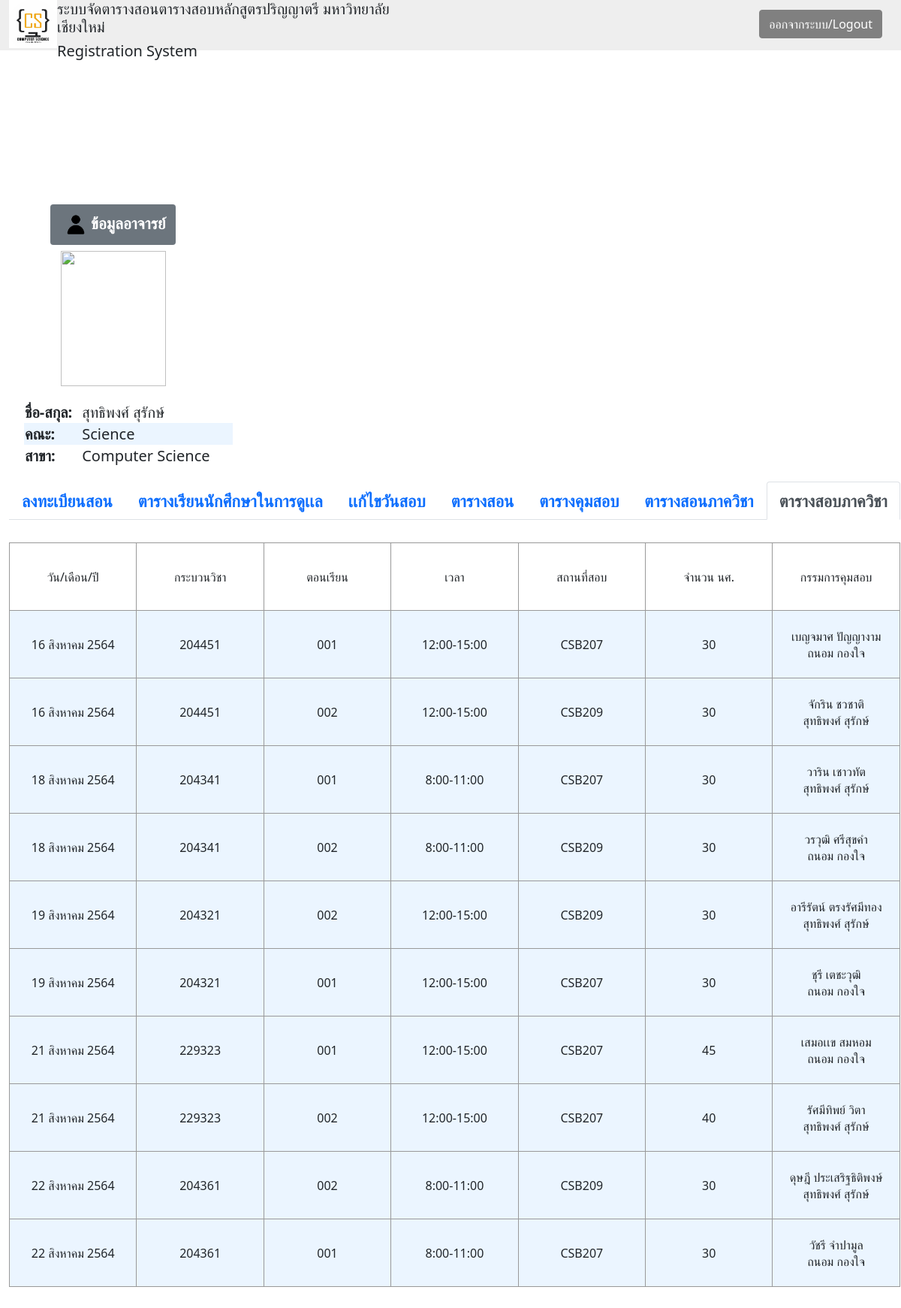
/RegWeb/DeptExamTeacher.php (signed in), run on the app's committed database.
### tables this page shows
CREATE TABLE `teacher` (
  `t_ID` varchar(10) NOT NULL,
  `t_fname` varchar(30) NOT NULL,
  `t_lname` varchar(30) NOT NULL,
  `dt_ID` varchar(3) NOT NULL,
  `t_email` varchar(30) NOT NULL,
  `type` varchar(1) NOT NULL
);

CREATE TABLE `faculty` (
  `fac_ID` varchar(2) NOT NULL,
  `fac_name` varchar(30) NOT NULL
);

CREATE TABLE `department` (
  `dept_ID` varchar(3) NOT NULL,
  `dept_name` varchar(30) NOT NULL,
  `fac_ID` varchar(2) NOT NULL
);

CREATE TABLE `schduling_exam` (
  `course_ID` varchar(6) NOT NULL,
  `ex_capacity` int(3) DEFAULT NULL,
  `ex_date` int(2) NOT NULL,
  `ex_room` varchar(8) NOT NULL,
  `t_ID1` varchar(30) NOT NULL,
  `t_ID2` varchar(30) DEFAULT NULL,
  `comp_examschdule` varchar(30) NOT NULL,
  `comp_examroom` varchar(40) NOT NULL
);

CREATE TABLE `exam_time` (
  `exam_start` varchar(5) DEFAULT NULL,
  `exam_finish` varchar(5) DEFAULT NULL,
  `comp_exam` int(2) NOT NULL,
  `ex_date` varchar(30) NOT NULL,
  `status` varchar(7) NOT NULL,
  `exam_sem` varchar(1) NOT NULL,
  `exam_year` varchar(2) NOT NULL
);

CREATE TABLE `course` (
  `course_ID` varchar(6) NOT NULL,
  `coursename` varchar(40) NOT NULL,
  `lec_credit` int(1) NOT NULL,
  `lab_credit` int(1) DEFAULT NULL,
  `db_ID` varchar(3) NOT NULL
);

CREATE TABLE `schduling_lec` (
  `course_lecID` varchar(6) NOT NULL,
  `capacity` int(3) NOT NULL,
  `date` int(3) NOT NULL,
  `section` varchar(3) NOT NULL,
  `semester` varchar(1) NOT NULL,
  `year` varchar(3) NOT NULL,
  `comp_schduling` varchar(13) NOT NULL,
  `lab_room` varchar(8) DEFAULT NULL,
  `lec_room` varchar(8) NOT NULL
);

### RegWeb/DeptExamTeacher.php (the view, shortened to what this page needs)
<?php include 'connect.php'; ?>
<?php
$username = $_SESSION['username_teacher'];
$teacher_info = "SELECT * FROM teacher,department,faculty where t_email = '$username' AND teacher.dt_ID = department.dept_ID AND department.fac_ID = faculty.fac_ID";
$rlt = mysqli_query($connect,$teacher_info)
?>
<html>
<link href="https://cdn.jsdelivr.net/npm/bootstrap@5.1.0/dist/css/bootstrap.min.css" rel="stylesheet">
<head></head>
<div class="container-fluid" style = "background-color: #eee; height:67px;">
    <div class="row">
        <div class="col-sm">
            <img src = "picture/logo.png" width = "64" height = "64" style = "float: left;">
            <div style = "margin:"><h5>ระบบจัดตารางสอนตารางสอบหลักสูตรปริญญาตรี มหาวิทยาลัยเชียงใหม่</h5>
            <h5>Registration System</h5></div>
        </div>
        <div class="col-sm" style = "text-align: right; margin: 13px">
            <a style ="background-color:grey; border-color:grey;" href="http://127.0.0.1/RegWeb/Logout1.php" class="btn btn-primary" tabindex="-1" role="button" aria-disabled="true">ออกจากระบบ/Logout</a>
        </div>
    </div>
</div>
<body>
<div class="container-fluid">
    <div class="row" style = "top: 15%; position: absolute;">
        <div class="col-md-auto" style =  " text-align: center;">
            <h3><span class="badge bg-secondary"><img src="picture/user_icon.png" width = "30" height = "30" style = "margin: 5px; ">ข้อมูลอาจารย์</span><h3>
            <img src=<?="picture/",$username,'.jpg'?> width = "140" height = "180">
             <table style = "text-align: left; margin: 20; font-size:20px;">
             <?php foreach($rlt as $data){ ?>
                <tr>
                    <td><strong>ชื่อ-สกุล: </strong></td>
                    <td><?=$data['t_fname'],' ',$data['t_lname']?></td>
                </tr>
                <tr>
                    <td><strong>คณะ: </strong></td>
                    <td><?=$data['fac_name']?></td>
                </tr>
                <tr>
                    <td><strong>สาขา: </strong></td>
                    <td><?=$data['dept_name']?></td>
                </tr>
                <?php } ?>
             </table>
        </div>
        <div class="col-md-auto" style =  "text-align: left;">
            <ul class="nav nav-tabs" style="font-size:22px; font-weight:bold;">
                <li class="nav-item">
                    <a class="nav-link" href="http://127.0.0.1/RegWeb/EnrollTeach.php">ลงทะเบียนสอน</a>
                </li>
                <li class="nav-item">
                    <a class="nav-link" href="http://127.0.0.1/RegWeb/TeacherInfo.php">ตารางเรียนนักศึกษาในการดูเเล</a>
                </li>
                <li class="nav-item">
                    <a class="nav-link" href="http://127.0.0.1/RegWeb/ModifyExamTeacher.php">เเก้ไขวันสอบ</a>
                </li>
                <li class="nav-item">
                    <a class="nav-link" href="http://127.0.0.1/RegWeb/TeacherTeachTable.php">ตารางสอน</a>
                </li>
                <li class="nav-item">
                    <a class="nav-link" href="http://127.0.0.1/RegWeb/TeacherExamTable.php">ตารางคุมสอบ</a>
                </li>
                <li class="nav-item">
                    <a class="nav-link" href="http://127.0.0.1/RegWeb/DeptTeachTeacher.php">ตารางสอนภาควิชา</a>
                </li>
                <li class="nav-item">
                    <a class="nav-link active" href="http://127.0.0.1/RegWeb/DeptExamTeacher.php">ตารางสอบภาควิชา</a>
                </li>
            </ul>
            <table class = "mix" style = "margin-top: 30; text-align: center; margin-bottom: 100;">
                <tr>
                    <td>วัน/เดือน/ปี</td>
                    <td>กระบวนวิชา</td>
                    <td>ตอนเรียน</td>
                    <td>เวลา</td>
                    <td>สถานที่สอบ</td>
                    <td>จำนวน นศ.</td>
                    <td>กรรมการคุมสอบ</td>
                </tr>
                <tr>
                    <?php
                        $d_exam = "SELECT *
                        FROM schduling_exam
                        INNER JOIN course
                        ON schduling_exam.course_ID = course.course_ID
                        INNER JOIN exam_time
                        ON schduling_exam.ex_date = exam_time.comp_exam
                        INNER JOIN teacher
                        ON course.db_ID = teacher.dt_ID
                        INNER JOIN schduling_lec
                        ON schduling_exam.comp_examschdule = schduling_lec.comp_schduling
                        WHERE teacher.t_email = '$username'
                        ORDER BY exam_time.ex_date";
                        $dept_c = mysqli_query($connect,$d_exam);
                    ?>
                    <?php foreach($dept_c as $dept_c){ ?>
                        <td><?=$dept_c['ex_date']?></td>
                        <td><?=$dept_c['course_ID']?></td>
                        <td><?=$dept_c['section']?></td>
                        <td><?=$dept_c['exam_start'],'-',$dept_c['exam_finish']?></td>
                        <td><?=$dept_c['ex_room']?></td>
                        <td><?=$dept_c['ex_capacity']?></td>
                        <td><?=$dept_c['t_ID1']?><br><?=$dept_c['t_ID2']?></td>
                    <?php } ?>
                </tr>
            </table>
        </div>
    </div>
</div>
</body>
</html>

### RegWeb/DeptExamTeacher.php (style rules this page uses)
table { border-collapse: collapse; width: 100%; }
tr:nth-child(even) { background-color: #EBF5FF; }
.mix, .mix td { border: 1px solid #999; }
.mix td { height: 90px; width: 150px; }

### data on the page
teacher: t_fname "สุทธิพงศ์", t_lname "สุรักษ์", faculty.fac_name "Science", dt_ID.dept_name "Computer Science"
schduling_exam: ex_date.ex_date "16 สิงหาคม 2564", course_ID.course_ID "204451", comp_examschdule.section "001", ex_date.exam_start "12:00", ex_date.exam_finish "15:00", ex_room "CSB207", ex_capacity "30", t_ID1 "เบญจมาศ ปัญญางาม", t_ID2 "ถนอม กองใจ"
schduling_exam: ex_date.ex_date "16 สิงหาคม 2564", course_ID.course_ID "204451", comp_examschdule.section "002", ex_date.exam_start "12:00", ex_date.exam_finish "15:00", ex_room "CSB209", ex_capacity "30", t_ID1 "จักริน ชวชาติ", t_ID2 "สุทธิพงศ์ สุรักษ์"
schduling_exam: ex_date.ex_date "18 สิงหาคม 2564", course_ID.course_ID "204341", comp_examschdule.section "001", ex_date.exam_start "8:00", ex_date.exam_finish "11:00", ex_room "CSB207", ex_capacity "30", t_ID1 "วาริน เชาวทัต", t_ID2 "สุทธิพงศ์ สุรักษ์"
schduling_exam: ex_date.ex_date "18 สิงหาคม 2564", course_ID.course_ID "204341", comp_examschdule.section "002", ex_date.exam_start "8:00", ex_date.exam_finish "11:00", ex_room "CSB209", ex_capacity "30", t_ID1 "วรวุฒิ ศรีสุขคำ", t_ID2 "ถนอม กองใจ"
schduling_exam: ex_date.ex_date "19 สิงหาคม 2564", course_ID.course_ID "204321", comp_examschdule.section "002", ex_date.exam_start "12:00", ex_date.exam_finish "15:00", ex_room "CSB209", ex_capacity "30", t_ID1 "อารีรัตน์ ตรงรัศมีทอง", t_ID2 "สุทธิพงศ์ สุรักษ์"
schduling_exam: ex_date.ex_date "19 สิงหาคม 2564", course_ID.course_ID "204321", comp_examschdule.section "001", ex_date.exam_start "12:00", ex_date.exam_finish "15:00", ex_room "CSB207", ex_capacity "30", t_ID1 "ชุรี เตชะวุฒิ", t_ID2 "ถนอม กองใจ"
schduling_exam: ex_date.ex_date "21 สิงหาคม 2564", course_ID.course_ID "229323", comp_examschdule.section "001", ex_date.exam_start "12:00", ex_date.exam_finish "15:00", ex_room "CSB207", ex_capacity "45", t_ID1 "เสมอเเข สมหอม", t_ID2 "ถนอม กองใจ"
schduling_exam: ex_date.ex_date "21 สิงหาคม 2564", course_ID.course_ID "229323", comp_examschdule.section "002", ex_date.exam_start "12:00", ex_date.exam_finish "15:00", ex_room "CSB207", ex_capacity "40", t_ID1 "รัศมีทิพย์ วิตา", t_ID2 "สุทธิพงศ์ สุรักษ์"
schduling_exam: ex_date.ex_date "22 สิงหาคม 2564", course_ID.course_ID "204361", comp_examschdule.section "002", ex_date.exam_start "8:00", ex_date.exam_finish "11:00", ex_room "CSB209", ex_capacity "30", t_ID1 "ดุษฎี ประเสริฐธิติพงษ์", t_ID2 "สุทธิพงศ์ สุรักษ์"
schduling_exam: ex_date.ex_date "22 สิงหาคม 2564", course_ID.course_ID "204361", comp_examschdule.section "001", ex_date.exam_start "8:00", ex_date.exam_finish "11:00", ex_room "CSB207", ex_capacity "30", t_ID1 "วัชรี จำปามูล", t_ID2 "ถนอม กองใจ"
